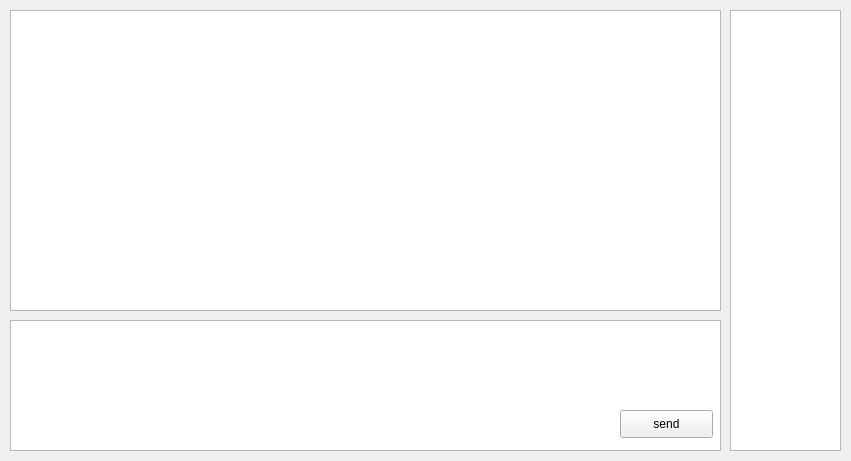
<?xml version="1.0" encoding="UTF-8"?>
<ui version="4.0">
 <class>ChatWid</class>
 <widget class="QWidget" name="ChatWid">
  <property name="geometry">
   <rect>
    <x>0</x>
    <y>0</y>
    <width>851</width>
    <height>461</height>
   </rect>
  </property>
  <property name="windowTitle">
   <string>Form</string>
  </property>
  <widget class="QTextEdit" name="textEdit">
   <property name="geometry">
    <rect>
     <x>10</x>
     <y>320</y>
     <width>711</width>
     <height>131</height>
    </rect>
   </property>
   <property name="markdown">
    <string/>
   </property>
   <property name="placeholderText">
    <string/>
   </property>
  </widget>
  <widget class="QPushButton" name="sendBtn">
   <property name="geometry">
    <rect>
     <x>620</x>
     <y>410</y>
     <width>93</width>
     <height>28</height>
    </rect>
   </property>
   <property name="text">
    <string>send</string>
   </property>
  </widget>
  <widget class="QTextBrowser" name="textBro">
   <property name="geometry">
    <rect>
     <x>10</x>
     <y>10</y>
     <width>711</width>
     <height>301</height>
    </rect>
   </property>
  </widget>
  <widget class="QListView" name="listView">
   <property name="geometry">
    <rect>
     <x>730</x>
     <y>10</y>
     <width>111</width>
     <height>441</height>
    </rect>
   </property>
  </widget>
 </widget>
 <resources/>
 <connections/>
</ui>
